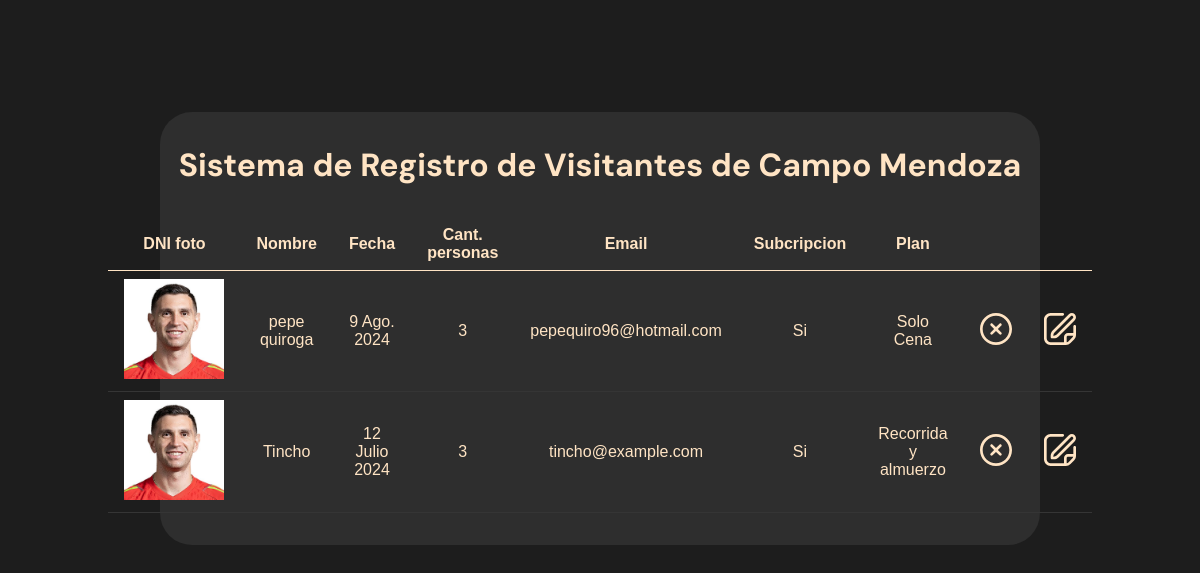
The app's page /crud_clientes/all/ with its own data.
### crud_clientes/models.py (models this page shows)
class VisitaModel(models.Model):
    PLAN=(
        ('1','Recorrida'),
        ('2','Recorrida y almuerzo'),
        ('3','Solo almuerzo'),
        ('4','Recorrida y cena'),
        ('5','Solo Cena')
    )
    """
    PLAN=(
        {"rec":"Recorrida"},
        {"rec_almuerzo":"Recorrida y almuerzo"},
        {"almuerzo":"Solo almuerzo"},
        {"rec_cena":"Recorrida y cena"},
        {"cena":"Solo cena"},
    )
    """
    fullname = models.CharField(max_length=30,blank=False,verbose_name="Nombre completo")
    cant_personas = models.IntegerField(validators=[MaxValueValidator(10),MinValueValidator(1)],null=False,verbose_name="Cantidad de personas")
    photo = models.FileField(null=False,verbose_name="Foto del DNI")
    email_input = models.EmailField(null=False,verbose_name="Email")
    news = models.BooleanField(default=False,verbose_name="Suscripcion")
    date = models.DateField(null=False,verbose_name="Fecha")
    plan = models.IntegerField(default=1,verbose_name="Plan")
    created = models.DateTimeField(auto_now=True,verbose_name="Creado")
    updated = models.DateTimeField(auto_now=True,verbose_name="Actualizado")
    def plan_title(self):
        return self.PLAN[self.plan-1][1]
    def news_espanol(self):
        return "Si" if self.news else "No"
    class Meta:
        verbose_name = "visita"
        verbose_name_plural = "Visitas"
        ordering = ["-created"]

### crud_clientes/views.py (the view)
# urls.py: path("crud_clientes/all/",views.all,name="all"),
@require_http_methods(["GET"])
def all(request):
    results=VisitaModel.objects.all()
    context={'objects':results}
    return render(request,'crud_clientes/all.html',context)

### crud_clientes/templates/crud_clientes/all.html (shortened to what this page needs)
{% load static %}
<!DOCTYPE html>
<html lang="en">
  <head>
    <link rel="stylesheet" href="{% static 'crud_clientes/css/base.css' %}">
    <link rel="stylesheet" href="{% static 'crud_clientes/css/all.css' %}">
    <link rel="stylesheet" href="{% static 'crud_clientes/css/styles.css' %}">
    <link rel="stylesheet" href="https://cdnjs.cloudflare.com/ajax/libs/font-awesome/4.7.0/css/font-awesome.min.css">
</head>
<body>
    <main class="d-flex flex-column a-items-center">
      <div>
        <h4 class="crud title m-b-2">
          Sistema de Registro de Visitantes de Campo Mendoza
        </h4>
      </div>
      <div>
        <table class="table">
            <thead>
              <tr class="table-header">
                <th>DNI foto</th>
                <th>Nombre</th>
                <th>Fecha</th>
                <th>Cant. personas</th>
                <th>Email</th>
                <th>Subcripcion</th>
                <th>Plan</th>
                <th></th>
                <th></th>
              </tr>
          </thead>
              {% for obj in objects %}
              <tr class="table-row">
                <td><img src="{{ obj.photo.url }}" class="table-image" alt="Foto del DNI"/></td>
                <td>{{ obj.fullname }}</td>
                <td>{{ obj.date }}</td>
                <td>{{ obj.cant_personas }}</td>
                <td>{{ obj.email_input }}</td>
                <td>{{ obj.news_espanol }}</td>
                <td>{{ obj.plan_title }}</td>
                <td>
                  <a href="{% url 'delete' pk=obj.pk %}" data-method="delete" onclick="confirmar('{{ obj.fullname }}')">
                    <img class="action-button" src="{% static 'crud_clientes/img/fi-rr-cross-circle.svg' %}" alt="Eliminar registro">
                  </a>
                </td>
                <td>
                  <a href="{% url 'update' pk=obj.pk %}" target="_blank">
                    <img class="action-button" src="{% static 'crud_clientes/img/fi-rr-edit.svg' %}" alt="Editar registro">
                  </a>
                </td>
            </tr>
            {% endfor %}
        </table>
      </div>
    </main>
</body>
</html>

### crud_clientes/static/crud_clientes/css/base.css (style rules this page uses)
* { padding:0; margin:0; box-sizing:border-box; border:0; color:bisque; font-family:sans-serif; }
body { background-color:rgb(29,29,29); }
h4 { font-family: 'DM Sans'; font-size: 2em; }
a { color:goldenrod; font-family:'Franklin Gothic Medium', 'Arial Narrow', Arial, sans-serif; }

### crud_clientes/static/crud_clientes/css/all.css (style rules this page uses)
.table { font-family:'DM Sans',sans-serif; border-collapse:collapse; }
.table-header { color:bisque; }
.table-row { color:white; }
.table-image { width:100px; height:100px; object-fit:cover; }
.table th, .table td { padding: 0.5rem 1rem; margin: 0.5rem 1rem; text-align:center; font-size:1rem; }
.table thead tr th { border-bottom:1px solid bisque; }
.table tbody tr { border-bottom:1px solid #353535; }
main { margin-top:7rem; }
.action-button { width:2rem; height:2rem; }
main { background-color: rgb(54 54 54 / 70%); border: 0px; border-radius: 2em; margin-right: 10em; margin-left: 10em; padding-top: 2em; padding-bottom: 2em }

### crud_clientes/static/crud_clientes/css/styles.css (style rules this page uses)
.m-b-2 { margin-bottom: 2rem; }
.d-flex { display: flex; }
.flex-column { flex-direction: column; }
.a-items-center { align-items: center; }

### records on screen
VisitaModel: photo (picture), fullname "pepe quiroga", date "9 Ago. 2024", cant_personas "3", email_input "pepequiro96@hotmail.com", news_espanol "Si", plan_title "Solo Cena"
VisitaModel: photo (picture), fullname "Tincho", date "12 Julio 2024", cant_personas "3", email_input "tincho@example.com", news_espanol "Si", plan_title "Recorrida y almuerzo"
